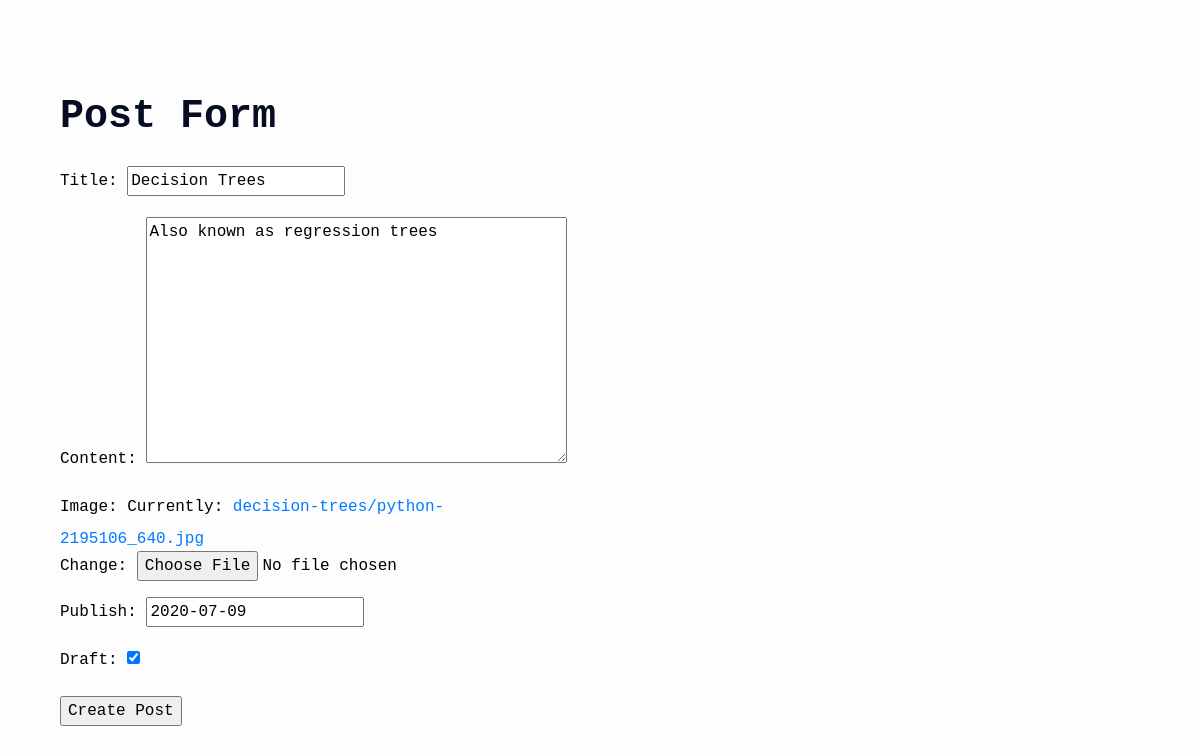
/decision-trees/edit/ (signed in), run on an earlier commit of the app's database.
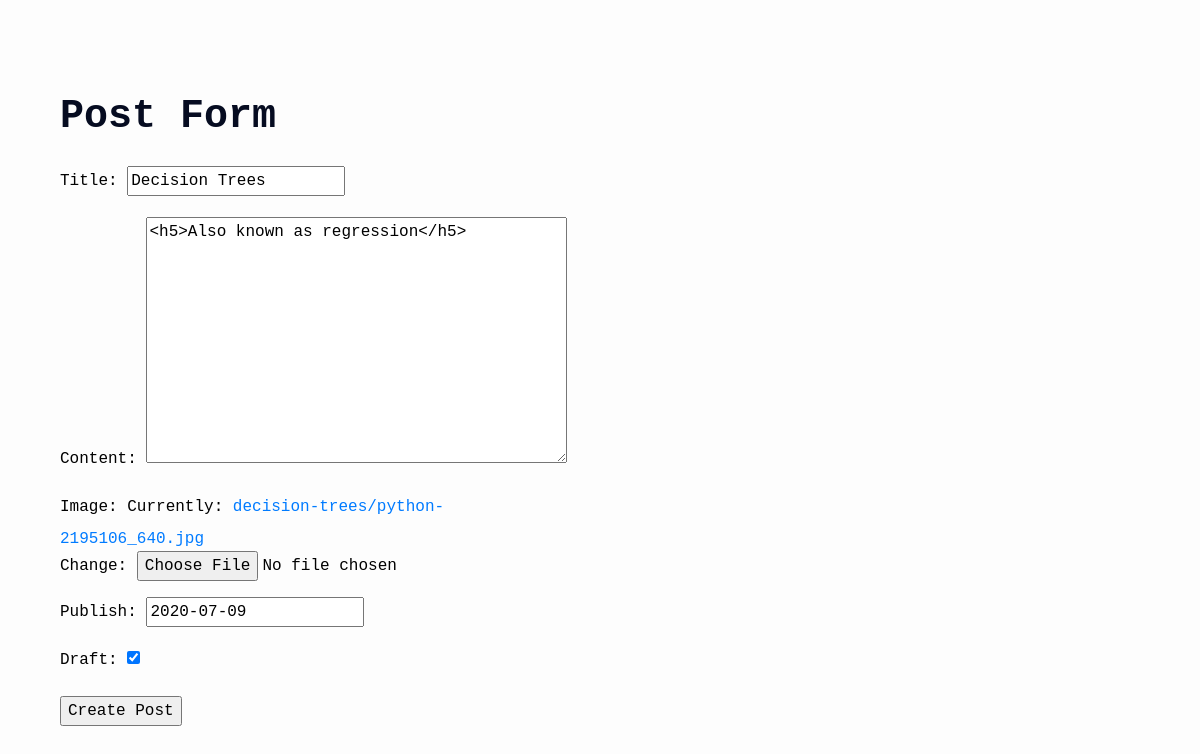
And on a later commit of the database.
### posts/models.py (models this page shows, shortened)
class Post(models.Model):
    user = models.ForeignKey(User,default=1,null=True, on_delete=models.SET_NULL)
    title = models.CharField(max_length=120)
    slug = models.SlugField(unique=True)
    content = models.TextField()
    image = models.ImageField(upload_to=upload_location,width_field='width_field',height_field='height_field')
    width_field = models.IntegerField(default=0)
    height_field = models.IntegerField(default=0)
    draft = models.BooleanField(default=False)
    publish = models.DateField(auto_now=False, auto_now_add=False)
    timestamp = models.DateTimeField(auto_now=False,auto_now_add=True)
    updated = models.DateTimeField(auto_now=True,auto_now_add=False)
    objects = PostManager()
    class Meta:
        ordering=["-timestamp","-updated"]

### posts/views.py (the view)
# urls.py: path('<slug:slug>/edit/', views.post_update, name='update'),
def post_update(request, slug=None):
    instance=get_object_or_404(Post,slug=slug)
    form=PostForm(request.POST or None,request.FILES or None,instance=instance)
    if not request.user.is_staff or not request.user.is_superuser:
        raise Http404
    if form.is_valid():
        instance= form.save(commit=False)
        instance.save()
        messages.success(request,"<A href='/list/'>Item</A>Saved", extra_tags="html_update")
        return HttpResponseRedirect(instance.get_absolute_url())
    context = {
        "title": instance.title,
        "instance": instance,
        "form":form
    }
    return render(request,"post_form.html",context)

### posts/forms.py
class PostForm(forms.ModelForm):
    class Meta:
        model = Post
        fields = [
            "title",
            "content",
            "image",
            "publish",
            "draft",
        ]

### templates/post_form.html (shortened to what this page needs)
{% extends "base.html" %}
{% block content %}
<div class="col-sm-6 col-sm-offset-3">
    <h1>
        Post Form
    </h1>
    <form method="POST" action="" enctype="multipart/form-data">
        {{form.as_p}}
        <input type="submit" value="Create Post" />
    </form>
</div>
{% endblock content %}

### templates/base.html (shortened to what this page needs)
{% load static %}
<html lang="en" xmlns="http://www.w3.org/1999/html">
<head>
    <link rel="stylesheet" href="https://stackpath.bootstrapcdn.com/bootstrap/4.1.3/css/bootstrap.min.css">
    <link rel="stylesheet" href="https://cdnjs.cloudflare.com/ajax/libs/font-awesome/5.11.2/css/all.css">
    <link rel="stylesheet" href='{% static "/css/base.css" %}'/>
    <link rel="stylesheet" href='{% static "/css/style.css" %}'/>
    <link rel="stylesheet" href="https://cdnjs.cloudflare.com/ajax/libs/font-awesome/5.11.2/css/all.css">
</head>
<body>
<div class="container">
    {% block content %}{% endblock content %}
</div>
</body>
</html>

### static/css/base.css (style rules this page uses)
body { background-color: #FDFDFD; color: #010101; padding: 0; margin: 0; display: flex; align-items: center; min-height: 100vh; }
[class^="col"] { font-family: "Lucida Console", Courier, monospace;; }
h1 { font-size: 250%; margin: 35px 0 25px; font-weight: 800; color: #060c21; }

What changed in the data, as far as the page shows it:
changed Post "Decision Trees": content "Also known as regression trees" → "<h5>Also known as regression</h5>"
